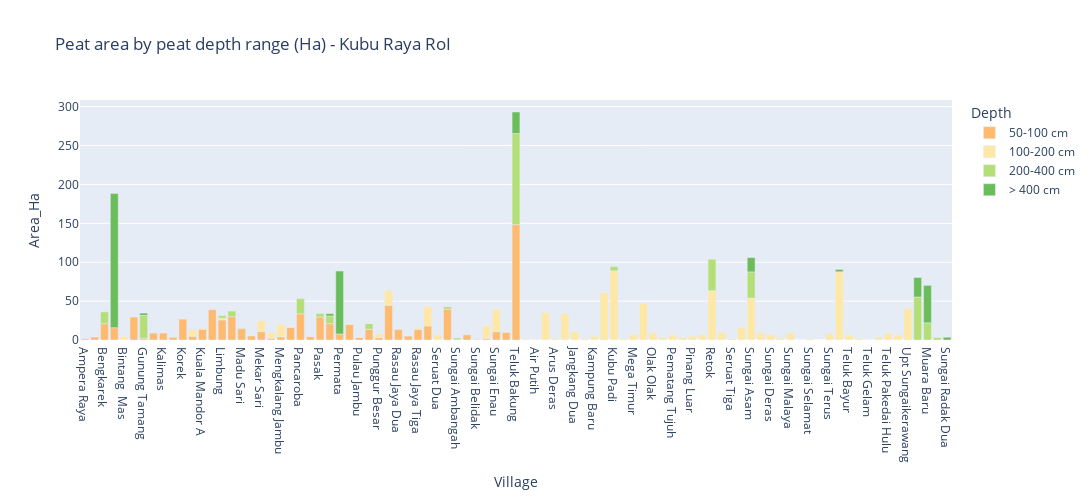

Notebook code cell kept with this figure:
### Code cell
fig_peatarea_depth = px.bar(peat_roi_proj_df_subset, x = peat_roi_proj_df_subset.Village, 
                                         y =peat_roi_proj_df_subset.Area_Ha, color = 'Depth',
                                        category_orders={"Depth": ["0 cm", "< 50 cm", "50-100 cm", "100-200 cm", "200-300 cm","200-400 cm","> 400 cm", "400-800 cm"]},
                                        color_discrete_sequence = ['#d7191c', '#ed6e43', '#feba6f', '#ffe8a5', '#e6f5a8', '#b3df76', '#6abd58', '#1a9641'],
                                         width=1400, height=500, 
                   title ="Peat area by peat depth range (Ha) - " + projectname)
fig_peatarea_depth

### Figure 1 — Plotly figure (JSON) as saved in the notebook; plotly's stock layout.template omitted (floating-point values rounded to 4 significant figures)
{"data": [{"alignmentgroup": "True", "hovertemplate": "Depth=50-100 cm<br>Village=%{x}<br>Area_Ha=%{y}<extra></extra>", "legendgroup": "50-100 cm", "marker": {"color": "#feba6f", "pattern": {"shape": ""}}, "name": "50-100 cm", "offsetgroup": "50-100 cm", "orientation": "v", "showlegend": true, "textposition": "auto", "type": "bar", "x": ["Ampera Raya", "Arang Limbung", "Bengkarek", "Betuah", "Bintang  Mas", "Durian", "Gunung Tamang", "Jawa Tengah", "Kalimas", "Kapur", "Korek", "Kuala Dua", "Kuala Mandor A", "Kuala Mandor-B", "Limbung", "Lingga", "Madu Sari", "Mekar Baru", "Mekar Sari", "Mengkalang", "Mengkalang Jambu", "Pal.Ix", "Pancaroba", "Parit Baru", "Pasak", "Pasak Piang", "Permata", "Puguk", "Pulau Jambu", "Pulau Limbung", "Punggur Besar", "Punggur Kecil", "Rasau Jaya Dua", "Rasau Jaya Satu", "Rasau Jaya Tiga", "Rasau Jaya Umum", "Seruat Dua", "Simpang Kanan", "Sungai Ambangah", "Sungai Ambawang Kuala", "Sungai Belidak", "Sungai Bulan", "Sungai Enau", "Sungai Raya Dalam", "Teluk Bakung", "Teluk Kapuas"], "xaxis": "x", "y": [1.556, 3.819, 20.94, 15.82, 0.1377, 29.46, 2.094, 8.897, 8.89, 3.385, 26.83, 4.827, 13.83, 38.98, 25.87, 30.05, 14.48, 5.13, 10.79, 2.128, 3.958, 15.85, 33.64, 4.21, 29.6, 21.0, 7.686, 19.91, 3.413, 13.7, 2.94, 44.68, 13.96, 4.957, 13.71, 18.11, 0.08614, 39.74, 0.3311, 6.649, 0.8307, 1.767, 10.64, 9.547, 148.3, 0.3892], "yaxis": "y"}, {"alignmentgroup": "True", "hovertemplate": "Depth=100-200 cm<br>Village=%{x}<br>Area_Ha=%{y}<extra></extra>", "legendgroup": "100-200 cm", "marker": {"color": "#ffe8a5", "pattern": {"shape": ""}}, "name": "100-200 cm", "offsetgroup": "100-200 cm", "orientation": "v", "showlegend": true, "textposition": "auto", "type": "bar", "x": ["Air Putih", "Ambawang", "Arus Deras", "Bintang  Mas", "Dabong", "Jangkang Dua", "Jangkang Satu", "Kampung Baru", "Kuala Dua", "Kuala Mandor A", "Kubu", "Kubu Padi", "Limbung", "Madura", "Mega Timur", "Mekar Sari", "Mengkalang", "Mengkalang Jambu", "Muara Tiga", "Olak Olak", "Pelita Jaya", "Pematang Tujuh", "Pinang Dalam", "Pinang Luar", "Pulau Jambu", "Punggur Besar", "Punggur Kecil", "Radak Baru", "Rasau Jaya Dua", "Rasau Jaya Tiga", "Rasau Jaya Umum", "Retok", "Selat Remis", "Seruat Dua", "Seruat Tiga", "Sumber Agung", "Sungai Asam", "Sungai Bemban", "Sungai Bulan", "Sungai Deras", "Sungai Dungun", "Sungai Enau", "Sungai Malaya", "Sungai Radak Satu", "Sungai Selamat", "Sungai Selamat/Seruat Tiga", "Sungai Terus", "Tanjung Beringin", "Teluk Bayur", "Teluk Empening", "Teluk Gelam", "Teluk Nangka", "Teluk Pakedai Hulu", "Terentang Hulu", "Upt Sungaikerawang"], "xaxis": "x", "y": [0.7284, 34.95, 2.06, 4.44, 33.8, 10.41, 1.78, 4.793, 8.174, 1.867, 61.11, 89.02, 2.104, 1.883, 6.75, 13.89, 7.036, 15.99, 46.85, 8.821, 2.977, 6.653, 3.338, 4.889, 0.5628, 4.972, 19.17, 7.154, 0.4359, 1.933, 25.22, 63.45, 9.491, 6.577, 1.444, 15.86, 54.01, 8.928, 16.46, 7.18, 2.612, 28.37, 9.08, 0.1207, 1.367, 4.158e-05, 7.899, 87.73, 6.459, 2.041, 0.3052, 3.53, 8.474, 6.668, 40.34], "yaxis": "y"}, {"alignmentgroup": "True", "hovertemplate": "Depth=200-400 cm<br>Village=%{x}<br>Area_Ha=%{y}<extra></extra>", "legendgroup": "200-400 cm", "marker": {"color": "#b3df76", "pattern": {"shape": ""}}, "name": "200-400 cm", "offsetgroup": "200-400 cm", "orientation": "v", "showlegend": true, "textposition": "auto", "type": "bar", "x": ["Bengkarek", "Gunung Tamang", "Kali Bandung", "Kuala Dua", "Kubu Padi", "Limbung", "Lingga", "Madu Sari", "Muara Baru", "Pancaroba", "Pasak", "Pasak Piang", "Puguk", "Pulau Limbung", "Rasau Jaya Umum", "Retok", "Simpang Kanan", "Sungai Ambangah", "Sungai Asam", "Tebang Kacang", "Teluk Bakung"], "xaxis": "x", "y": [15.25, 29.48, 55.23, 0.3294, 5.215, 3.285, 7.183, 0.718, 22.06, 19.48, 4.514, 9.881, 0.3856, 7.404, 0.01439, 40.34, 3.082, 2.302, 33.53, 3.043, 117.1], "yaxis": "y"}, {"alignmentgroup": "True", "hovertemplate": "Depth=> 400 cm<br>Village=%{x}<br>Area_Ha=%{y}<extra></extra>", "legendgroup": "> 400 cm", "marker": {"color": "#6abd58", "pattern": {"shape": ""}}, "name": "> 400 cm", "offsetgroup": "> 400 cm", "orientation": "v", "showlegend": true, "textposition": "auto", "type": "bar", "x": ["Betuah", "Gunung Tamang", "Kali Bandung", "Kubu", "Muara Baru", "Pasak Piang", "Permata", "Pulau Limbung", "Radak Baru", "Sungai Asam", "Sungai Radak Dua", "Tanjung Beringin", "Teluk Bakung"], "xaxis": "x", "y": [172.4, 3.024, 25.08, 0.0001709, 48.19, 3.028, 80.98, 0.03132, 0.1129, 18.42, 3.567, 2.965, 27.67], "yaxis": "y"}], "layout": {"barmode": "relative", "height": 500, "legend": {"title": {"text": "Depth"}, "tracegroupgap": 0}, "title": {"text": "Peat area by peat depth range (Ha) - Kubu Raya RoI"}, "width": 1400, "xaxis": {"anchor": "y", "autorange": true, "domain": [0, 1], "range": [-0.5, 88.5], "title": {"text": "Village"}, "type": "category"}, "yaxis": {"anchor": "x", "autorange": true, "domain": [0, 1], "range": [0, 308.5], "title": {"text": "Area_Ha"}, "type": "linear"}}}
